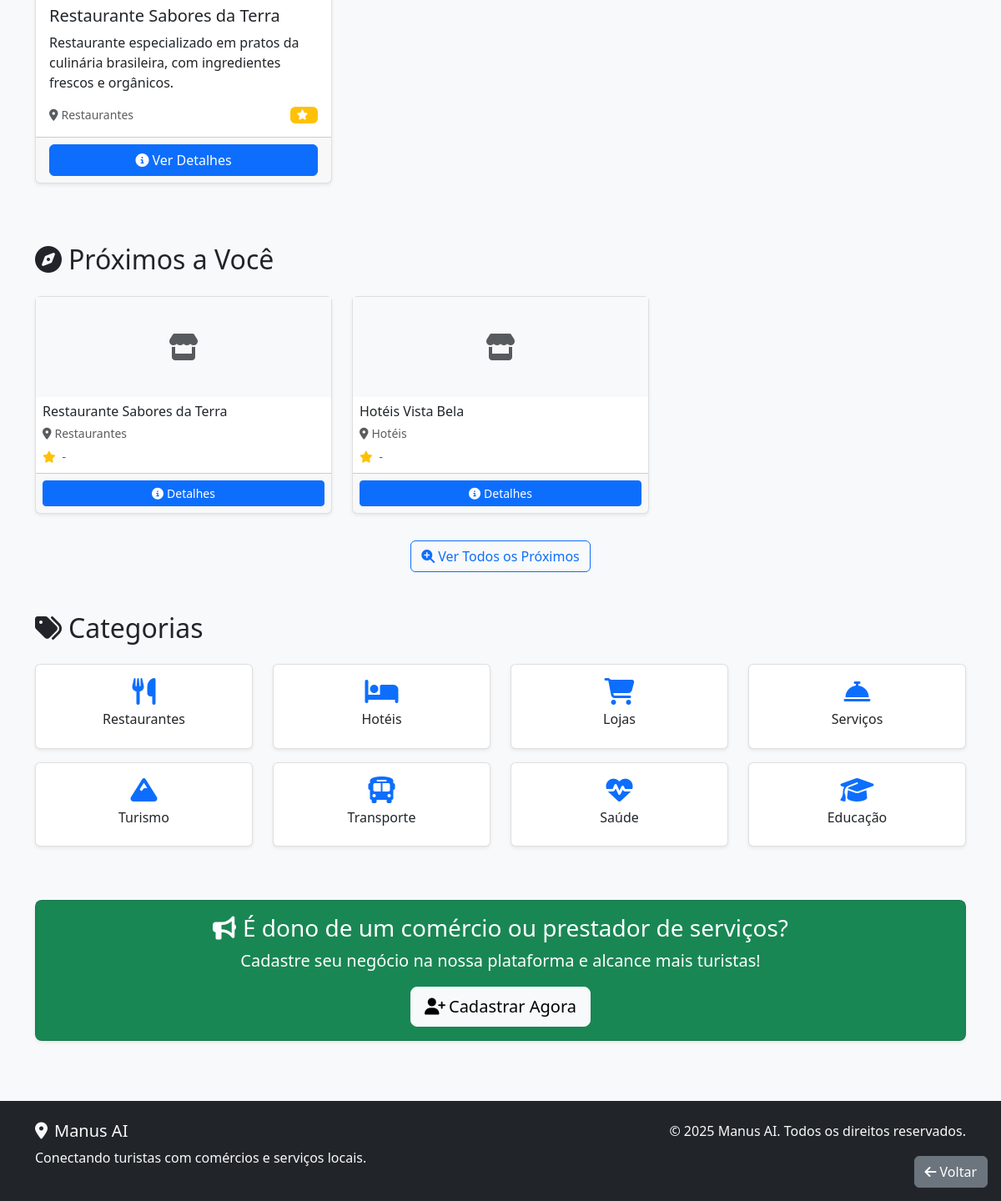
Before: / (lower part) with the older database file.
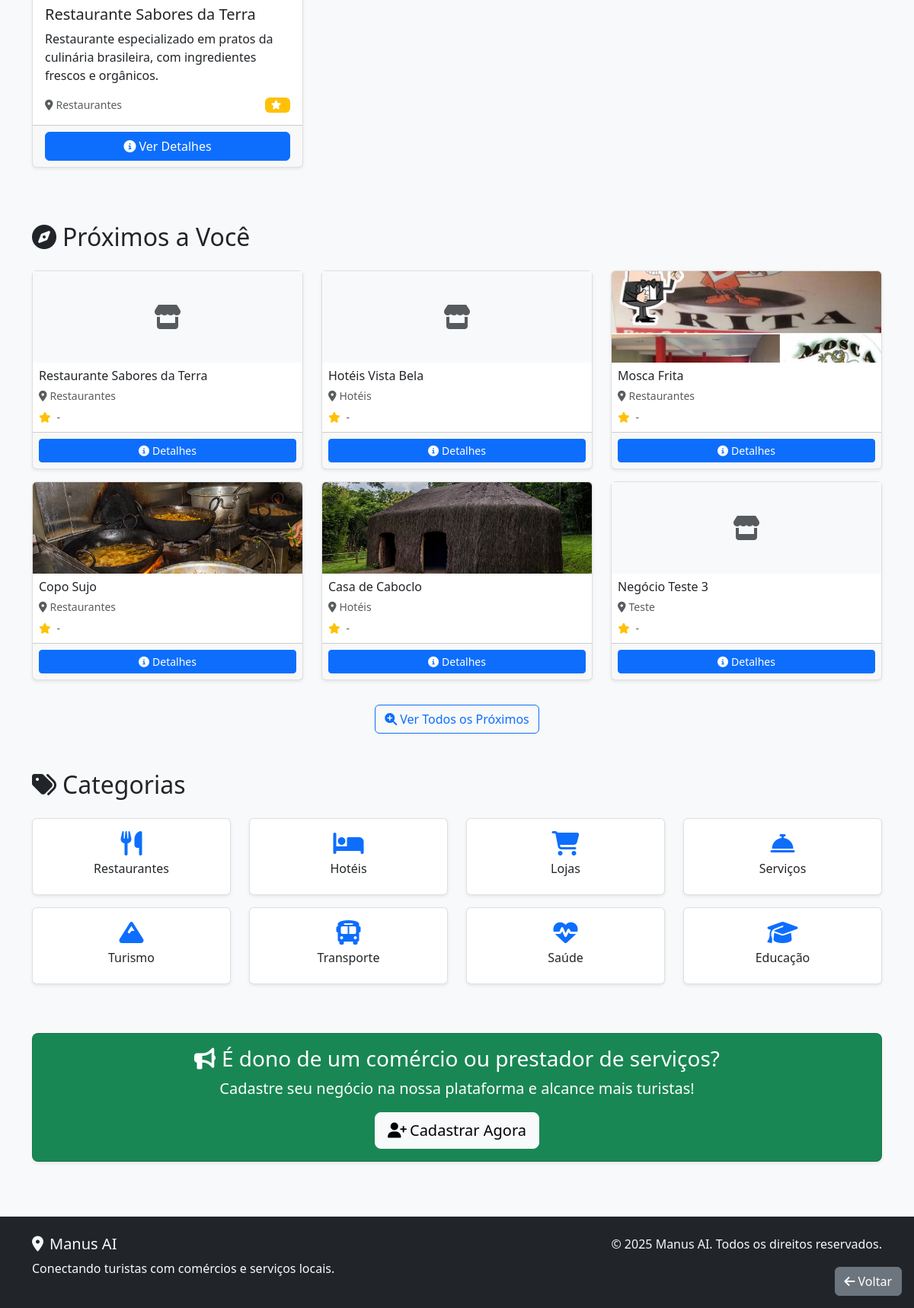
After: the same page with the newer database file.
### local_businesses/models.py (models this page shows, shortened)
class Business(models.Model):
    BUSINESS_TYPES = [
        ('commerce', 'Comércio'),
        ('service', 'Serviço'),
    ]
    user = models.ForeignKey(User, on_delete=models.CASCADE, related_name='businesses')
    name = models.CharField(max_length=200)
    description = models.TextField()
    business_type = models.CharField(max_length=20, choices=BUSINESS_TYPES)
    category = models.ForeignKey(BusinessCategory, on_delete=models.SET_NULL, null=True, blank=True)
    address = models.CharField(max_length=300)
    latitude = models.DecimalField(max_digits=9, decimal_places=6, null=True, blank=True)
    longitude = models.DecimalField(max_digits=9, decimal_places=6, null=True, blank=True)
    phone = models.CharField(max_length=20, blank=True)
    whatsapp = models.CharField(max_length=20, blank=True)
    email = models.EmailField(blank=True)
    website = models.URLField(blank=True)
    is_active = models.BooleanField(default=True)
    created_at = models.DateTimeField(auto_now_add=True)
    updated_at = models.DateTimeField(auto_now=True)

class BusinessCategory(models.Model):
    name = models.CharField(max_length=100)
    icon = models.CharField(max_length=50, blank=True)  # Classe do Font Awesome
    created_at = models.DateTimeField(auto_now_add=True)
    class Meta:
        verbose_name_plural = "Business Categories"

class BusinessPhoto(models.Model):
    business = models.ForeignKey(Business, on_delete=models.CASCADE, related_name='photos')
    image = models.ImageField(upload_to='business_photos/')
    is_primary = models.BooleanField(default=False)
    created_at = models.DateTimeField(auto_now_add=True)

### dashboard/views.py (the view)
# urls.py: path('', views.billing_home, name='home'),
def home(request):
    featured_businesses = Business.objects.filter(is_active=True, businessplan__is_featured=True)[:3]
    featured_businesses = featured_businesses.annotate(avg_rating=Avg('reviews__rating'))
    categories = BusinessCategory.objects.all()[:8]
    nearby_businesses = Business.objects.filter(is_active=True).annotate(
        avg_rating=Avg('reviews__rating')
    ).order_by('-businessplan__is_featured', '-avg_rating')[:6]
    context = {
        'featured_businesses': featured_businesses,
        'categories': categories,
        'nearby_businesses': nearby_businesses,
    }
    return render(request, 'dashboard/home.html', context)

### local_businesses/context_processors.py (called while the page is built, shortened)
def google_maps_api_key(request):
    return {
        'GOOGLE_MAPS_API_KEY': getattr(settings, 'GOOGLE_MAPS_API_KEY', '')
    }

def notifications(request):
    return {'unread_notifications': 0}

### templates/dashboard/home.html (shortened to what the changed rows need)
{% extends 'base.html' %}
{% block content %}
<div class="container">
    <div class="row mb-5">
        <div class="col-12">
            <div class="row">
                {% if featured_businesses %}
                    {% for business in featured_businesses %}
                        <div class="col-md-4 mb-4">
                            <div class="card h-100 shadow-sm">
                                <div class="card-body">
                                    <h5 class="card-title">{{ business.name }}</h5>
                                    <p class="card-text">{{ business.description|truncatewords:15 }}</p>
                                    <div class="d-flex justify-content-between align-items-center">
                                        <small class="text-muted">
                                            <i class="fas fa-map-marker-alt me-1"></i>{{ business.category.name }}
                                        </small>
                                        <span class="badge bg-warning">
                                            <i class="fas fa-star me-1"></i>{{ business.avg_rating|floatformat:1 }}
                                        </span>
                                    </div>
                                </div>
                                <div class="card-footer">
                                    <a href="{% url 'local_businesses:business_detail' business.id %}" class="btn btn-primary w-100">
                                        <i class="fas fa-info-circle me-1"></i>Ver Detalhes
                                    </a>
                                </div>
                            </div>
                        </div>
                    {% endfor %}
                {% endif %}
            </div>
        </div>
    </div>
    <div class="row mb-5">
        <div class="col-12">
            <h2 class="mb-4"><i class="fas fa-compass me-2"></i>Próximos a Você</h2>
            <div class="row">
                {% if nearby_businesses %}
                    {% for business in nearby_businesses %}
                        <div class="col-md-4 col-6 mb-3">
                            <div class="card h-100">
                                {% if business.photos.first %}
                                    <img src="{{ business.photos.first.image.url }}" class="card-img-top" alt="{{ business.name }}" style="height: 120px; object-fit: cover;">
                                {% else %}
                                    <div class="bg-light d-flex align-items-center justify-content-center" style="height: 120px;">
                                        <i class="fas fa-store fa-2x text-muted"></i>
                                    </div>
                                {% endif %}
                                <div class="card-body p-2">
                                    <h6 class="card-title mb-1">{{ business.name }}</h6>
                                    <small class="text-muted">
                                        <i class="fas fa-map-marker-alt me-1"></i>{{ business.category.name }}
                                    </small>
                                    <div class="mt-1">
                                        <small class="text-muted">
                                            <i class="fas fa-star text-warning me-1"></i>
                                            {% if business.avg_rating %}
                                                {{ business.avg_rating|floatformat:1 }}
                                            {% else %}
                                                -
                                            {% endif %}
                                        </small>
                                    </div>
                                </div>
                                <div class="card-footer p-2">
                                    <a href="{% url 'local_businesses:business_detail' business.id %}" class="btn btn-primary btn-sm w-100">
                                        <i class="fas fa-info-circle me-1"></i>Detalhes
                                    </a>
                                </div>
                            </div>
                        </div>
                    {% endfor %}
                {% else %}
                    <div class="col-12">
                        <p class="text-muted">Nenhum comércio próximo cadastrado.</p>
                    </div>
                {% endif %}
            </div>
        </div>
    </div>
    <div class="row mb-5">
        <div class="col-12">
            <h2 class="mb-4"><i class="fas fa-tags me-2"></i>Categorias</h2>
            <div class="row">
                {% if categories %}
                    {% for category in categories %}
                        <div class="col-md-3 col-6 mb-3">
                            <a href="{% url 'local_businesses:business_list' %}?category={{ category.id }}" class="text-decoration-none">
                                <div class="card text-center h-100">
                                    <div class="card-body">
                                        <i class="fas {{ category.icon|default:'fa-question-circle' }} fa-2x text-primary mb-2"></i>
                                        <h6 class="card-title">{{ category.name }}</h6>
                                    </div>
                                </div>
                            </a>
                        </div>
                    {% endfor %}
                {% else %}
                    <div class="col-12">
                        <p class="text-muted">Nenhuma categoria cadastrada.</p>
                    </div>
                {% endif %}
            </div>
        </div>
    </div>
</div>
{% endblock %}

Changed rows visible on the page:
added Business: photos.first.image (picture), name "Mosca Frita", category.name "Restaurantes", shown under "Próximos a Você"
added Business: photos.first.image (picture), name "Copo Sujo", category.name "Restaurantes", shown under "Próximos a Você"
added Business: photos.first.image (picture), name "Casa de Caboclo", category.name "Hotéis", shown under "Próximos a Você"
added Business: name "Negócio Teste 3", category.name "Teste", shown under "Próximos a Você"
